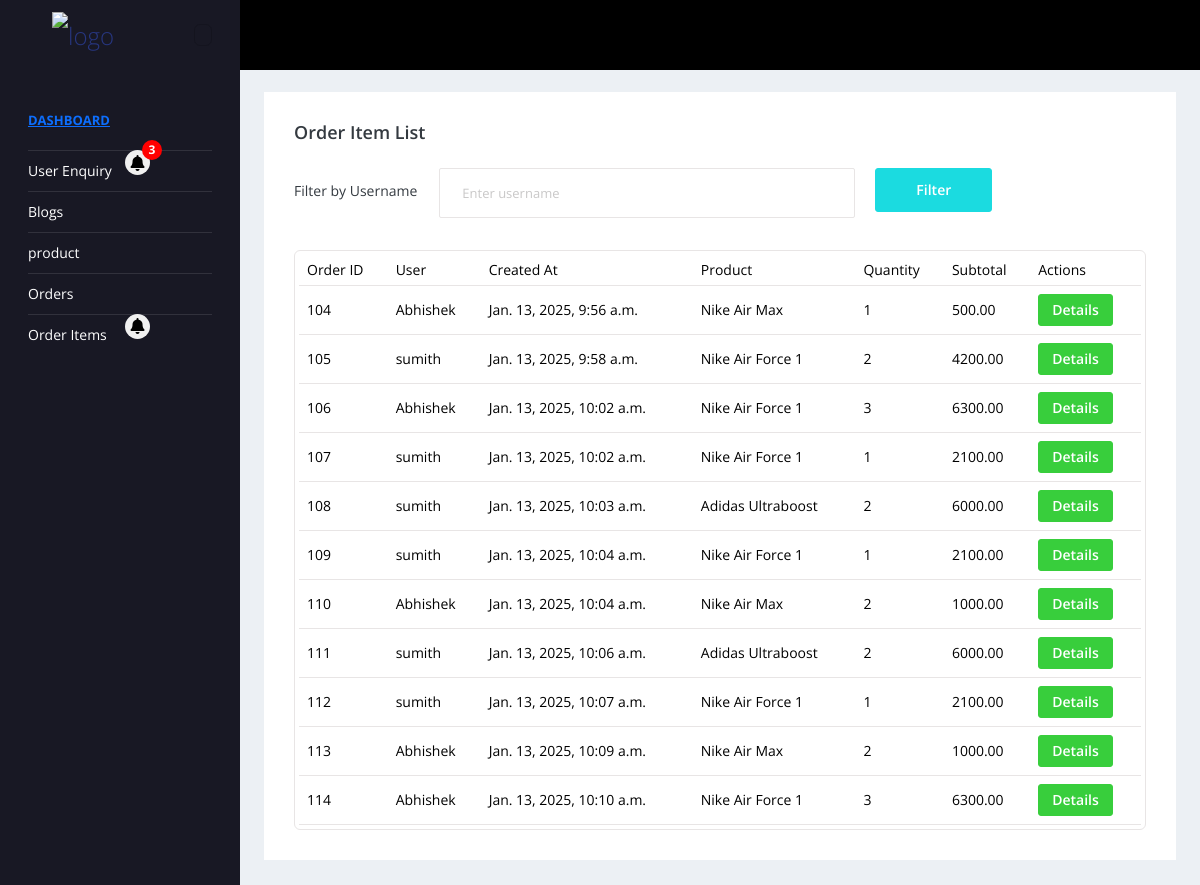
/midhun@123/order-items/, run on the app's committed database.
### admin_app/models.py (models this page shows, shortened)
class OrderItem(models.Model):
    order = models.ForeignKey(Order, related_name='items', on_delete=models.CASCADE)
    fk_product = models.ForeignKey(Product, on_delete=models.CASCADE)
    quantity = models.PositiveIntegerField(default=1)
    sub_total = models.DecimalField(max_digits=10, decimal_places=2)

class Order(models.Model):
    fk_user = models.ForeignKey(User, on_delete=models.CASCADE)
    created_at = models.DateTimeField(default=now)
    total_amount = models.DecimalField(max_digits=10, decimal_places=2)

class Product(models.Model):
    CATEGORY_CHOICES = [
        ('men_shoes', 'Men Shoes'),
        ('women_shoes', 'Women Shoes'),
        ('kids', 'Kids'),
    ]
    product_name =models.CharField(max_length=50)
    product_image =models.ImageField(upload_to='product_image/')
    product_brand =models.CharField(max_length=50)
    product_price =models.IntegerField()
    discount_price = models.IntegerField(default=0)
    product_specifications =models.TextField(max_length=1000)
    product_highlights = models.TextField(max_length=1000)
    product_category = models.CharField(max_length=20,choices=CATEGORY_CHOICES,default='men_shoes',)

### admin_app/views.py (the view)
# urls.py: path('order-items/',order_item_list, name='order_item_list'),
def order_item_list(request):
    username = request.GET.get('username', None)
    order_items = OrderItem.objects.select_related('order__fk_user', 'fk_product')
    if username:
        order_items = order_items.filter(order__fk_user__username__icontains=username)
    Notification.objects.filter(notification_type='admin_order').update(count=0)
    return render(request, 'admin_templates/order_item_list.html', {'order_items': order_items})

### templates/admin_templates/order_item_list.html (shortened to what this page needs)
{% extends 'admin_templates/admin_header_footer.html' %}
{% load static %}
{% block content %}
<div class="main-panel">
    <div class="content-wrapper">
        <div class="row">
            <div class="col-md-12 grid-margin stretch-card">
                <div class="card">
                    <div class="card-body">
                        <div class="d-sm-flex align-items-center mb-4">
                            <h4 class="card-title mb-sm-0">Order Item List</h4>
                        </div>
                        <form method="get" class="mb-4">
                            <div class="form-group row">
                                <label for="username" class="col-sm-2 col-form-label">Filter by Username</label>
                                <div class="col-sm-6">
                                    <input type="text" name="username" id="username" class="form-control" placeholder="Enter username" value="{{ request.GET.username }}">
                                </div>
                                <div class="col-sm-4">
                                    <button type="submit" class="btn btn-primary">Filter</button>
                                </div>
                            </div>
                        </form>
                        <div class="table-responsive border rounded p-1">
                            <table class="table">
                                <thead>
                                    <tr>
                                        <th class="font-weight-bold">Order ID</th>
                                        <th class="font-weight-bold">User</th>
                                        <th class="font-weight-bold">Created At</th>
                                        <th class="font-weight-bold">Product</th>
                                        <th class="font-weight-bold">Quantity</th>
                                        <th class="font-weight-bold">Subtotal</th>
                                        <th class="font-weight-bold">Actions</th>
                                    </tr>
                                </thead>
                                <tbody>
                                    {% for item in order_items %}
                                    <tr>
                                        <td>{{ item.order.id }}</td>
                                        <td>{{ item.order.fk_user.username }}</td>
                                        <td>{{ item.order.created_at }}</td>
                                        <td>{{ item.fk_product.product_name }}</td>
                                        <td>{{ item.quantity }}</td>
                                        <td>{{ item.sub_total }}</td>
                                        <td>
                                            <a href="{% url 'shipping_details' item.order.id %}" class="btn btn-success btn-sm">Details</a>
                                        </td>
                                    </tr>
                                    {% empty %}
                                    <tr>
                                        <td colspan="7" class="text-center">No order items found.</td>
                                    </tr>
                                    {% endfor %}
                                </tbody>
                            </table>
                        </div>
                    </div>
                </div>
            </div>
        </div>
    </div>
</div>
{% endblock %}

### data on the page
OrderItem: order.id "104", order.fk_user.username "Abhishek", order.created_at "Jan. 13, 2025, 9:56 a.m.", fk_product.product_name "Nike Air Max", quantity "1", sub_total "500.00"
OrderItem: order.id "105", order.fk_user.username "sumith", order.created_at "Jan. 13, 2025, 9:58 a.m.", fk_product.product_name "Nike Air Force 1", quantity "2", sub_total "4200.00"
OrderItem: order.id "106", order.fk_user.username "Abhishek", order.created_at "Jan. 13, 2025, 10:02 a.m.", fk_product.product_name "Nike Air Force 1", quantity "3", sub_total "6300.00"
OrderItem: order.id "107", order.fk_user.username "sumith", order.created_at "Jan. 13, 2025, 10:02 a.m.", fk_product.product_name "Nike Air Force 1", quantity "1", sub_total "2100.00"
OrderItem: order.id "108", order.fk_user.username "sumith", order.created_at "Jan. 13, 2025, 10:03 a.m.", fk_product.product_name "Adidas Ultraboost", quantity "2", sub_total "6000.00"
OrderItem: order.id "109", order.fk_user.username "sumith", order.created_at "Jan. 13, 2025, 10:04 a.m.", fk_product.product_name "Nike Air Force 1", quantity "1", sub_total "2100.00"
OrderItem: order.id "110", order.fk_user.username "Abhishek", order.created_at "Jan. 13, 2025, 10:04 a.m.", fk_product.product_name "Nike Air Max", quantity "2", sub_total "1000.00"
OrderItem: order.id "111", order.fk_user.username "sumith", order.created_at "Jan. 13, 2025, 10:06 a.m.", fk_product.product_name "Adidas Ultraboost", quantity "2", sub_total "6000.00"
OrderItem: order.id "112", order.fk_user.username "sumith", order.created_at "Jan. 13, 2025, 10:07 a.m.", fk_product.product_name "Nike Air Force 1", quantity "1", sub_total "2100.00"
OrderItem: order.id "113", order.fk_user.username "Abhishek", order.created_at "Jan. 13, 2025, 10:09 a.m.", fk_product.product_name "Nike Air Max", quantity "2", sub_total "1000.00"
OrderItem: order.id "114", order.fk_user.username "Abhishek", order.created_at "Jan. 13, 2025, 10:10 a.m.", fk_product.product_name "Nike Air Force 1", quantity "3", sub_total "6300.00"

### other printed values
{{ admin_contact_enquiry_count }} "3"
